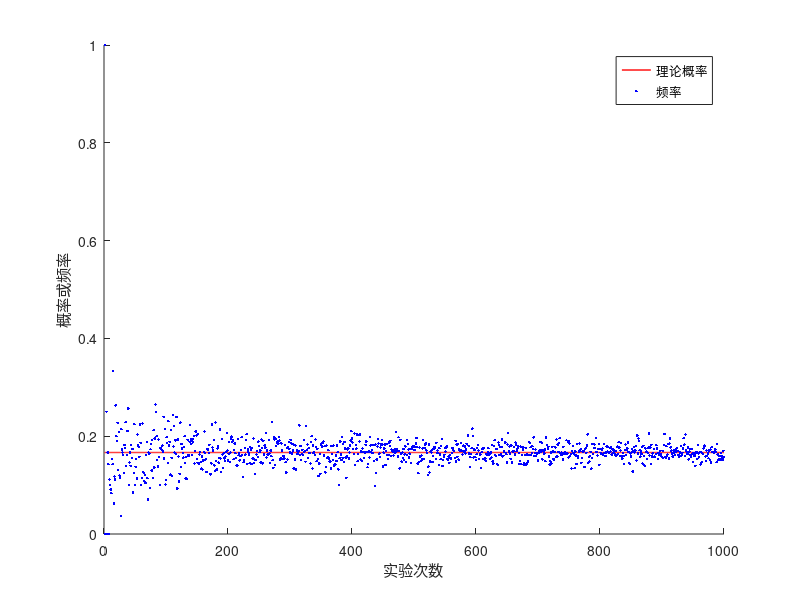

Here is the MATLAB script that generated this plot:
clc;clf;clearvars;

n=1000; %实验次数
hold on
plot(1:n,1/6*ones(1,n),'r','LineWidth',1) %理论概率
ylim([0,1])
xlabel('实验次数')
ylabel('概率或频率')
for t=1:n
    y=0; %5点次数
    points = unidrnd(6,1,t);
    for i=points
        if i==5
            y = y+1;
        end
    end
    if t==1
        plot(t,y/t,'b.','MarkerSize',6,'HandleVisibility','on')
        legend('理论概率','频率')
    else
        plot(t,y/t,'b.','MarkerSize',6,'HandleVisibility','off')
    end
    pause(0.001)
end